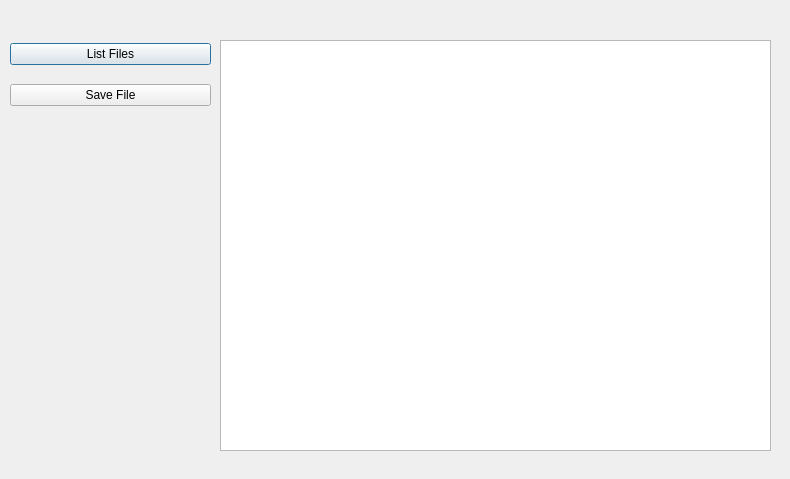
<?xml version="1.0" encoding="UTF-8"?>
<ui version="4.0">
 <class>SaveFile</class>
 <widget class="QDialog" name="SaveFile">
  <property name="windowModality">
   <enum>Qt::ApplicationModal</enum>
  </property>
  <property name="geometry">
   <rect>
    <x>0</x>
    <y>0</y>
    <width>790</width>
    <height>479</height>
   </rect>
  </property>
  <property name="sizePolicy">
   <sizepolicy hsizetype="Fixed" vsizetype="Fixed">
    <horstretch>0</horstretch>
    <verstretch>0</verstretch>
   </sizepolicy>
  </property>
  <property name="windowTitle">
   <string>Save file</string>
  </property>
  <property name="modal">
   <bool>true</bool>
  </property>
  <widget class="QListView" name="listView">
   <property name="geometry">
    <rect>
     <x>220</x>
     <y>40</y>
     <width>551</width>
     <height>411</height>
    </rect>
   </property>
  </widget>
  <widget class="QWidget" name="layoutWidget">
   <property name="geometry">
    <rect>
     <x>10</x>
     <y>30</y>
     <width>201</width>
     <height>91</height>
    </rect>
   </property>
   <layout class="QVBoxLayout" name="verticalLayout">
    <item>
     <widget class="QPushButton" name="push_list_files">
      <property name="text">
       <string>List Files</string>
      </property>
     </widget>
    </item>
    <item>
     <widget class="QPushButton" name="push_save_file">
      <property name="text">
       <string>Save File</string>
      </property>
     </widget>
    </item>
   </layout>
  </widget>
 </widget>
 <resources/>
 <connections/>
</ui>
